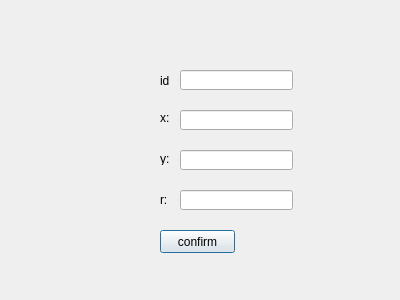
<?xml version="1.0" encoding="UTF-8"?>
<ui version="4.0">
 <class>Dialog</class>
 <widget class="QDialog" name="Dialog">
  <property name="geometry">
   <rect>
    <x>0</x>
    <y>0</y>
    <width>400</width>
    <height>300</height>
   </rect>
  </property>
  <property name="windowTitle">
   <string>Dialog</string>
  </property>
  <widget class="QLineEdit" name="id_input">
   <property name="geometry">
    <rect>
     <x>180</x>
     <y>70</y>
     <width>113</width>
     <height>20</height>
    </rect>
   </property>
  </widget>
  <widget class="QLineEdit" name="y_input">
   <property name="geometry">
    <rect>
     <x>180</x>
     <y>150</y>
     <width>113</width>
     <height>20</height>
    </rect>
   </property>
  </widget>
  <widget class="QLineEdit" name="x_input">
   <property name="geometry">
    <rect>
     <x>180</x>
     <y>110</y>
     <width>113</width>
     <height>20</height>
    </rect>
   </property>
  </widget>
  <widget class="QLineEdit" name="r_input">
   <property name="geometry">
    <rect>
     <x>180</x>
     <y>190</y>
     <width>113</width>
     <height>20</height>
    </rect>
   </property>
  </widget>
  <widget class="QPushButton" name="pushButton">
   <property name="geometry">
    <rect>
     <x>160</x>
     <y>230</y>
     <width>75</width>
     <height>23</height>
    </rect>
   </property>
   <property name="text">
    <string>confirm</string>
   </property>
  </widget>
  <widget class="QLabel" name="id">
   <property name="geometry">
    <rect>
     <x>160</x>
     <y>75</y>
     <width>54</width>
     <height>12</height>
    </rect>
   </property>
   <property name="text">
    <string>id</string>
   </property>
  </widget>
  <widget class="QLabel" name="x">
   <property name="geometry">
    <rect>
     <x>160</x>
     <y>112</y>
     <width>54</width>
     <height>12</height>
    </rect>
   </property>
   <property name="text">
    <string>x:</string>
   </property>
  </widget>
  <widget class="QLabel" name="y">
   <property name="geometry">
    <rect>
     <x>160</x>
     <y>190</y>
     <width>51</width>
     <height>20</height>
    </rect>
   </property>
   <property name="text">
    <string>r:</string>
   </property>
  </widget>
  <widget class="QLabel" name="r">
   <property name="geometry">
    <rect>
     <x>160</x>
     <y>153</y>
     <width>54</width>
     <height>12</height>
    </rect>
   </property>
   <property name="text">
    <string>y:</string>
   </property>
  </widget>
 </widget>
 <resources/>
 <connections/>
</ui>
